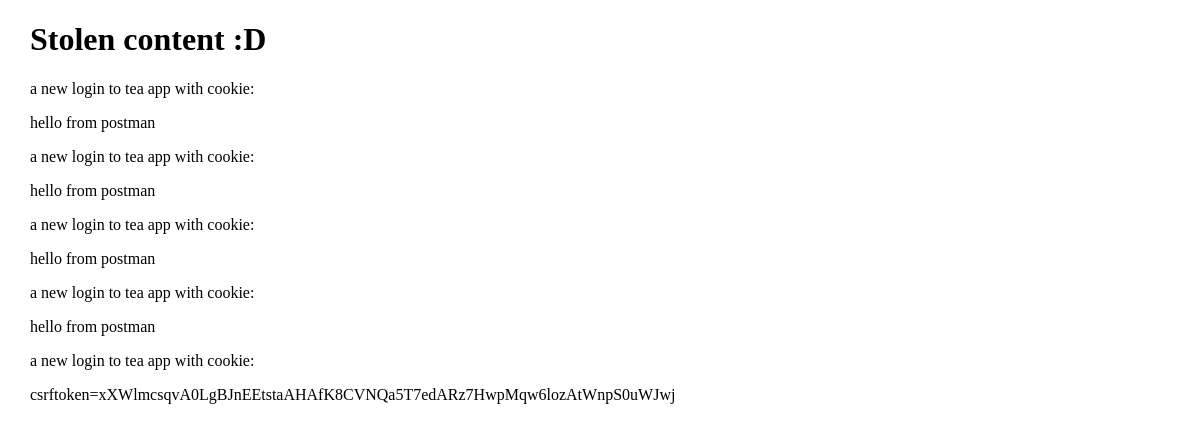
Before: /blackhat/ with the older database file.
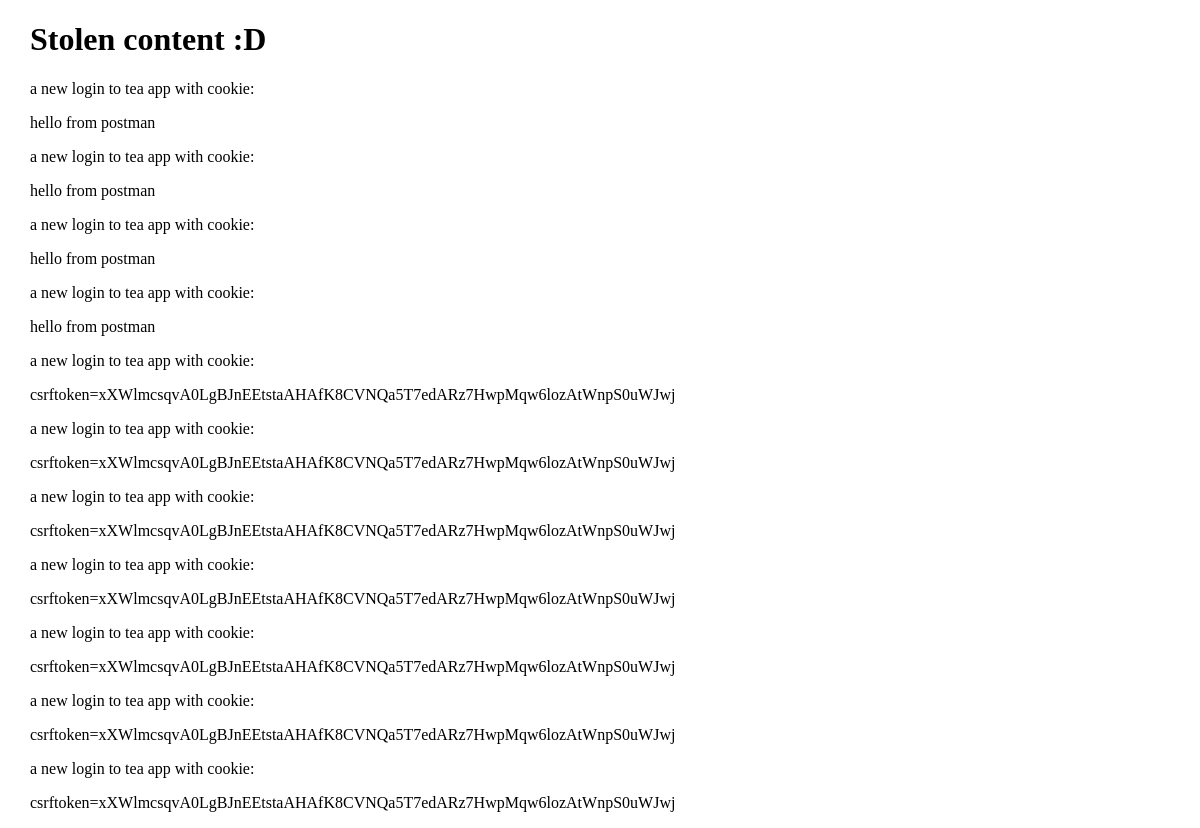
After: the same page with the newer database file.
### blackhatbase/models.py (models this page shows)
class Content(models.Model):
    content = models.CharField(max_length=200)

### blackhatbase/views.py (the view)
# urls.py: path('', views.index, name='index'),
def index(request):
    content = Content.objects.all()
    context = {
        'content': content,
    }
    return render(request, 'blackhatbase/index.html', context)

### blackhatbase/templates/blackhatbase/index.html (shortened to what this page needs)
<!DOCTYPE html>
<html>
  <head>
  </head>
  <body style="margin-left: 30px">
    <h1>Stolen content :D</h1>
    <div style="max-width: 300px;">
      {% for ckie in content %}
        <article>
          <p>a new login to tea app with cookie:</p>
          <p>{{ ckie.content}}</p>
        </article>
      {% endfor %}
    </div>
  </body>
</html>

Changed rows visible on the page:
added Content: content "csrftoken=xXWlmcsqvA0LgBJnEEtstaAHAfK8CVNQa5T7edARz7HwpMqw6lozAtWnpS0uWJwj"
added Content: content "csrftoken=xXWlmcsqvA0LgBJnEEtstaAHAfK8CVNQa5T7edARz7HwpMqw6lozAtWnpS0uWJwj"
added Content: content "csrftoken=xXWlmcsqvA0LgBJnEEtstaAHAfK8CVNQa5T7edARz7HwpMqw6lozAtWnpS0uWJwj"
added Content: content "csrftoken=xXWlmcsqvA0LgBJnEEtstaAHAfK8CVNQa5T7edARz7HwpMqw6lozAtWnpS0uWJwj"
added Content: content "csrftoken=xXWlmcsqvA0LgBJnEEtstaAHAfK8CVNQa5T7edARz7HwpMqw6lozAtWnpS0uWJwj"
added Content: content "csrftoken=xXWlmcsqvA0LgBJnEEtstaAHAfK8CVNQa5T7edARz7HwpMqw6lozAtWnpS0uWJwj"
